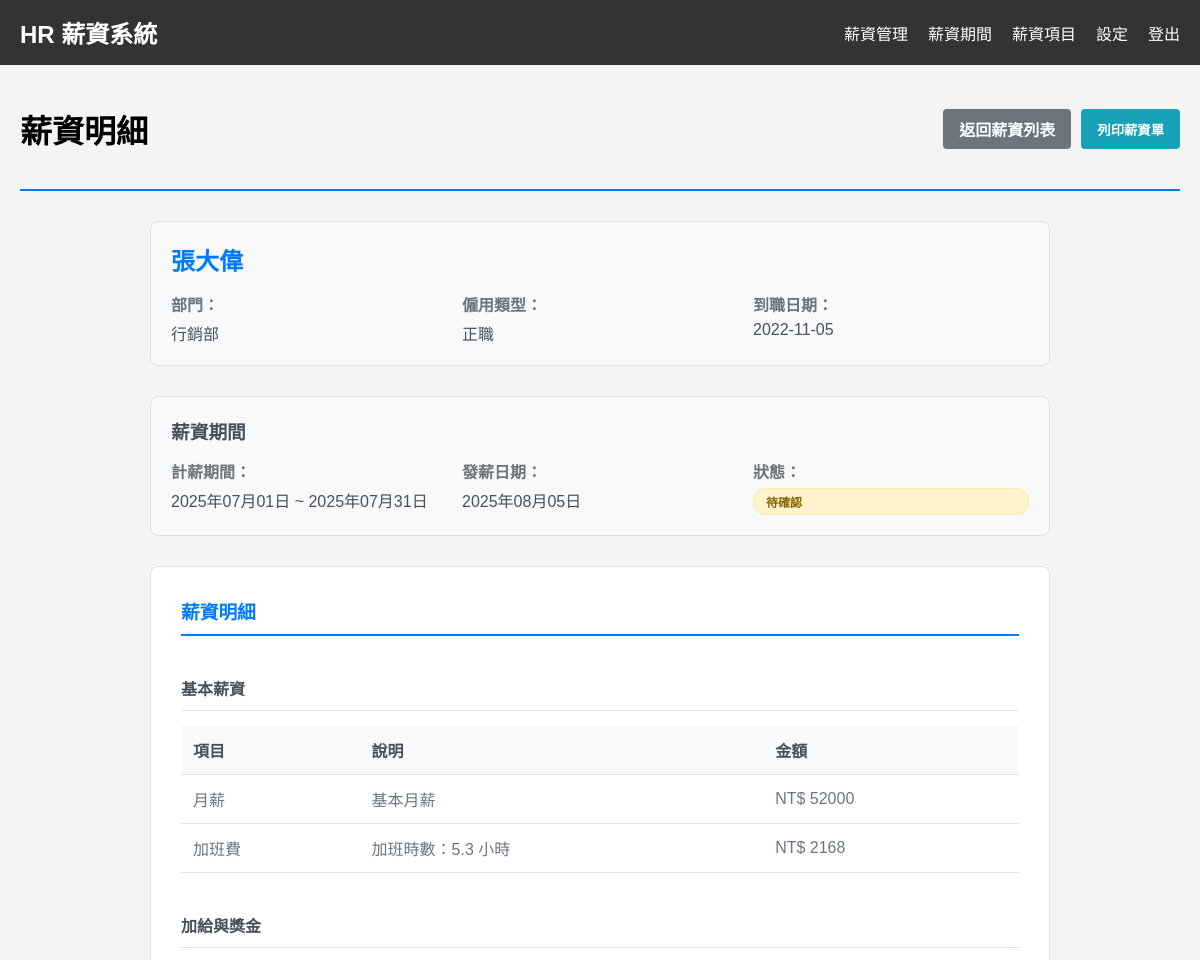
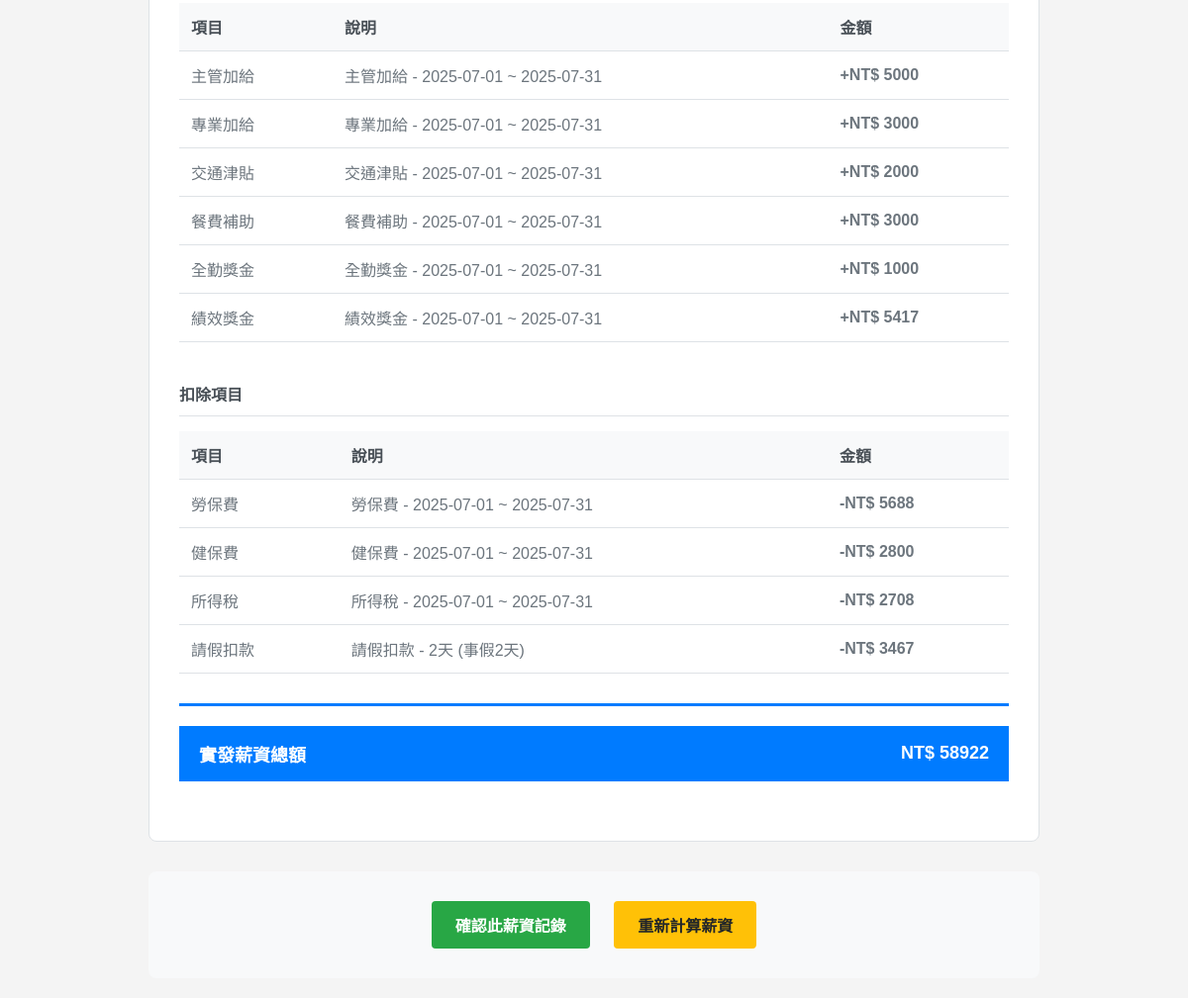
The app's page /salary/2/ (signed in) with its own data (2 pictures, top to bottom).
### employee/models.py (models this page shows, shortened)
class Salary(models.Model):
    employee = models.ForeignKey(
        Employee,
        on_delete=models.CASCADE,
        verbose_name='員工'
    )
    period = models.ForeignKey(
        PayrollPeriod,
        on_delete=models.CASCADE,
        verbose_name='薪資期間'
    )
    base_amount = models.DecimalField(
        max_digits=10,
        decimal_places=2,
        verbose_name='基本薪資/時薪總額'
    )
    overtime_hours = models.DecimalField(
        max_digits=5,
        decimal_places=1,
        default=0,
        verbose_name='加班時數'
    )
    overtime_amount = models.DecimalField(
        max_digits=10,
        decimal_places=2,
        default=0,
        verbose_name='加班費'
    )
    working_hours = models.DecimalField(
        max_digits=5,
        decimal_places=1,
        default=0,
        verbose_name='工作時數',
        help_text='兼職人員使用'
    )
    is_confirmed = models.BooleanField(default=False, verbose_name='已確認')
    @property
    def total_salary(self):
        salary_items = self.salarydetail_set.all()
        total = self.base_amount + self.overtime_amount
        for item in salary_items:
            if item.item.item_type in ['ALLOWANCE', 'BONUS']:
                total += item.amount
            else:
                total -= item.amount
        return total
    class Meta:
        verbose_name = '薪資紀錄'
        verbose_name_plural = '薪資紀錄'
        unique_together = ['employee', 'period']

class Employee(models.Model):
    EMPLOYMENT_TYPE_CHOICES = [
        ('FT', '正職'),
        ('PT', '兼職'),
    ]
    employee_id = models.CharField(max_length=50, unique=True, verbose_name='員工編號', null=True, blank=True)
    name = models.CharField(max_length=100, verbose_name='姓名')
    email = models.EmailField(verbose_name='電子郵件', null=True, blank=True) # 修改為可選
    phone = models.CharField(max_length=20, verbose_name='電話', null=True, blank=True) # 修改為可選
    department = models.ForeignKey(Department, on_delete=models.CASCADE, verbose_name='部門', null=True, blank=True) # 修改為可選
    hire_date = models.DateField(verbose_name='到職日期', null=True, blank=True) # 修改為可選
    employment_type = models.CharField(
        max_length=2,
        choices=EMPLOYMENT_TYPE_CHOICES,
        default='FT',
        verbose_name='僱用類型'
    )
    hourly_rate = models.DecimalField(
        max_digits=10,
        decimal_places=2,
        null=True,
        blank=True,
        verbose_name='時薪',
        help_text='僅適用於兼職員工'
    )
    base_salary = models.DecimalField(
        max_digits=10,
        decimal_places=2,
        null=True,
        blank=True,
        verbose_name='基本薪資',
        help_text='僅適用於正職員工'
    )
    active = models.BooleanField(default=True, verbose_name='在職狀態')
    class Meta:
        verbose_name = '員工'
        verbose_name_plural = '員工'

class Department(models.Model):
    name = models.CharField(max_length=100)
    class Meta:
        verbose_name = '部門'
        verbose_name_plural = '部門'

class PayrollPeriod(models.Model):
    start_date = models.DateField(verbose_name='起始日期')
    end_date = models.DateField(verbose_name='結束日期')
    pay_date = models.DateField(verbose_name='發薪日')
    is_processed = models.BooleanField(default=False, verbose_name='已處理')
    processed_date = models.DateTimeField(null=True, blank=True, verbose_name='處理日期')
    class Meta:
        verbose_name = '薪資期間'
        verbose_name_plural = '薪資期間'

class SalaryDetail(models.Model):
    salary = models.ForeignKey(
        Salary,
        on_delete=models.CASCADE,
        verbose_name='薪資紀錄'
    )
    item = models.ForeignKey(
        'SalaryItem',
        on_delete=models.PROTECT,
        verbose_name='薪資項目'
    )
    amount = models.DecimalField(
        max_digits=10,
        decimal_places=2,
        verbose_name='金額'
    )
    description = models.CharField(
        max_length=255,
        blank=True,
        verbose_name='說明'
    )
    class Meta:
        verbose_name = '薪資明細'
        verbose_name_plural = '薪資明細'

class SalaryItem(models.Model):
    ITEM_TYPE_CHOICES = [
        ('ALLOWANCE', '加給'),
        ('DEDUCTION', '扣除'),
        ('BONUS', '獎金'),
    ]
    name = models.CharField(max_length=100, verbose_name='項目名稱')
    item_type = models.CharField(
        max_length=10,
        choices=ITEM_TYPE_CHOICES,
        verbose_name='項目類型'
    )
    amount = models.DecimalField(
        max_digits=10,
        decimal_places=2,
        null=True,
        blank=True,
        verbose_name='固定金額'
    )
    percentage = models.DecimalField(
        max_digits=5,
        decimal_places=2,
        null=True,
        blank=True,
        verbose_name='百分比',
        help_text='如果是百分比計算，請填入百分比數值'
    )
    is_fixed = models.BooleanField(default=True, verbose_name='固定項目')
    apply_to_parttime = models.BooleanField(
        default=False,
        verbose_name='適用兼職',
        help_text='此項目是否適用於兼職人員'
    )
    description = models.TextField(blank=True, verbose_name='說明')
    class Meta:
        verbose_name = '薪資項目'
        verbose_name_plural = '薪資項目'

### employee/salary_views.py (the view)
# urls.py: path('salary/<int:pk>/', salary_views.SalaryDetailView.as_view(), name='salary_detail'),
class SalaryDetailView(LoginRequiredMixin, UserPassesTestMixin, DetailView):
    model = Salary
    template_name = 'employee/salary_detail.html'
    context_object_name = 'salary'
    def test_func(self):
        return self.request.user.is_staff
    def get_context_data(self, **kwargs):
        context = super().get_context_data(**kwargs)
        salary = self.get_object()
        context['salary_details'] = salary.salarydetail_set.select_related('item').all()
        return context

### employee/context_processors.py (called while the page is built)
def employee_context(request):
    employee_id = request.session.get('employee_id')
    employee = None
    if employee_id:
        try:
            employee = Employee.objects.get(pk=employee_id)
        except Employee.DoesNotExist:
            pass
    return {'current_employee': employee}

### employee/templates/employee/salary_detail.html (shortened to what this page needs)
{% extends "employee/base.html" %}
{% block content %}
<div class="container">
    <div class="page-header">
        <h1>薪資明細</h1>
        <div class="header-actions">
            <a href="{% url 'salary_list' %}" class="btn btn-secondary">返回薪資列表</a>
            <button id="printBtn" class="btn btn-info">列印薪資單</button>
        </div>
    </div>
    <div class="salary-detail-container">
        <div class="employee-summary">
            <div class="employee-card">
                <h2>{{ salary.employee.name }}</h2>
                <div class="employee-info">
                    <div class="info-item">
                        <label>部門：</label>
                        <span>{{ salary.employee.department.name }}</span>
                    </div>
                    <div class="info-item">
                        <label>僱用類型：</label>
                        <span>{{ salary.employee.get_employment_type_display }}</span>
                    </div>
                    <div class="info-item">
                        <label>到職日期：</label>
                        <span>{{ salary.employee.hire_date|date:"Y-m-d" }}</span>
                    </div>
                </div>
            </div>
        </div>
        <div class="period-summary">
            <div class="period-card">
                <h3>薪資期間</h3>
                <div class="period-info">
                    <div class="info-item">
                        <label>計薪期間：</label>
                        <span>{{ salary.period.start_date|date:"Y年m月d日" }} ~ {{ salary.period.end_date|date:"Y年m月d日" }}</span>
                    </div>
                    <div class="info-item">
                        <label>發薪日期：</label>
                        <span>{{ salary.period.pay_date|date:"Y年m月d日" }}</span>
                    </div>
                    <div class="info-item">
                        <label>狀態：</label>
                        <span class="status-badge {% if salary.is_confirmed %}confirmed{% else %}pending{% endif %}">
                            {% if salary.is_confirmed %}已確認{% else %}待確認{% endif %}
                        </span>
                    </div>
                </div>
            </div>
        </div>
        <div class="salary-breakdown">
            <h3>薪資明細</h3>
            <div class="salary-section">
                <h4>基本薪資</h4>
                <table class="detail-table">
                    <thead>
                        <tr>
                            <th>項目</th>
                            <th>說明</th>
                            <th class="text-right">金額</th>
                        </tr>
                    </thead>
                    <tbody>
                        <tr>
                            <td>{% if salary.employee.employment_type == 'FT' %}月薪{% else %}時薪總額{% endif %}</td>
                            <td>
                                {% if salary.employee.employment_type == 'FT' %}
                                    基本月薪
                                {% else %}
                                    工作時數：{{ salary.working_hours|floatformat:1 }} 小時
                                {% endif %}
                            </td>
                            <td class="text-right">NT$ {{ salary.base_amount|floatformat:0 }}</td>
                        </tr>
                        {% if salary.overtime_hours > 0 %}
                        <tr>
                            <td>加班費</td>
                            <td>加班時數：{{ salary.overtime_hours|floatformat:1 }} 小時</td>
                            <td class="text-right">NT$ {{ salary.overtime_amount|floatformat:0 }}</td>
                        </tr>
                        {% endif %}
                    </tbody>
                </table>
            </div>
            {% with allowances=salary_details|default_if_none:"" %}
            {% if allowances %}
                <div class="salary-section">
                    <h4>加給與獎金</h4>
                    <table class="detail-table">
                        <thead>
                            <tr>
                                <th>項目</th>
                                <th>說明</th>
                                <th class="text-right">金額</th>
                            </tr>
                        </thead>
                        <tbody>
                            {% for detail in salary_details %}
                                {% if detail.item.item_type == 'ALLOWANCE' or detail.item.item_type == 'BONUS' %}
                                <tr>
                                    <td>{{ detail.item.name }}</td>
                                    <td>{{ detail.description|default:detail.item.description }}</td>
                                    <td class="text-right amount-positive">+NT$ {{ detail.amount|floatformat:0 }}</td>
                                </tr>
                                {% endif %}
                            {% endfor %}
                        </tbody>
                    </table>
                </div>
            {% endif %}
            {% endwith %}
            {% with deductions=salary_details|default_if_none:"" %}
            {% if deductions %}
                <div class="salary-section">
                    <h4>扣除項目</h4>
                    <table class="detail-table">
                        <thead>
                            <tr>
                                <th>項目</th>
                                <th>說明</th>
                                <th class="text-right">金額</th>
                            </tr>
                        </thead>
                        <tbody>
                            {% for detail in salary_details %}
                                {% if detail.item.item_type == 'DEDUCTION' %}
                                <tr>
                                    <td>{{ detail.item.name }}</td>
                                    <td>{{ detail.description|default:detail.item.description }}</td>
                                    <td class="text-right amount-negative">-NT$ {{ detail.amount|floatformat:0 }}</td>
                                </tr>
                                {% endif %}
                            {% endfor %}
                        </tbody>
                    </table>
                </div>
            {% endif %}
            {% endwith %}
            <div class="salary-section total-section">
                <table class="total-table">
                    <tr class="total-row">
                        <td class="total-label"><strong>實發薪資總額</strong></td>
                        <td class="total-amount"><strong>NT$ {{ salary.total_salary|floatformat:0 }}</strong></td>
                    </tr>
                </table>
            </div>
        </div>
        {% if not salary.is_confirmed %}
        <div class="action-section">
            <button id="confirmSalaryBtn" class="btn btn-success" data-salary-id="{{ salary.id }}">
                確認此薪資記錄
            </button>
            <button id="recalculateBtn" class="btn btn-warning" data-salary-id="{{ salary.id }}">
                重新計算薪資
            </button>
        </div>
        {% endif %}
    </div>
</div>
{% endblock %}

### employee/templates/employee/base.html (style rules this page uses)
body { font-family: Arial, sans-serif; margin: 0; padding: 0; background-color: #f4f4f4; }
.container { padding: 20px; }

### employee/templates/employee/salary_detail.html (style rules this page uses)
.page-header { display: flex; justify-content: space-between; align-items: center; margin-bottom: 30px; padding-bottom: 15px; border-bottom: 2px solid #007bff; }
.header-actions { display: flex; gap: 10px; }
.salary-detail-container { max-width: 900px; margin: 0 auto; }
.employee-summary, .period-summary { margin-bottom: 30px; }
.employee-card, .period-card { background: #f8f9fa; border: 1px solid #dee2e6; border-radius: 8px; padding: 20px; }
.employee-card h2 { margin: 0 0 15px 0; color: #007bff; }
.period-card h3 { margin: 0 0 15px 0; color: #495057; }
.employee-info, .period-info { display: grid; grid-template-columns: repeat(auto-fit, minmax(200px, 1fr)); gap: 15px; }
.info-item { display: flex; flex-direction: column; }
.info-item label { font-weight: bold; color: #6c757d; margin-bottom: 5px; }
.info-item span { color: #495057; }
.status-badge { padding: 4px 12px; border-radius: 12px; font-size: 12px; font-weight: bold; text-transform: uppercase; }
.status-badge.pending { background-color: #fff3cd; color: #856404; border: 1px solid #ffeaa7; }
.salary-breakdown { background: white; border: 1px solid #dee2e6; border-radius: 8px; padding: 30px; margin-bottom: 30px; }
.salary-breakdown h3 { margin: 0 0 30px 0; color: #007bff; border-bottom: 2px solid #007bff; padding-bottom: 10px; }
.salary-section { margin-bottom: 30px; }
.salary-section h4 { margin: 0 0 15px 0; color: #495057; padding: 10px 0; border-bottom: 1px solid #dee2e6; }
.detail-table { width: 100%; border-collapse: collapse; margin-bottom: 20px; }
.detail-table th, .detail-table td { padding: 12px; text-align: left; border-bottom: 1px solid #dee2e6; }
.detail-table th { background-color: #f8f9fa; font-weight: bold; color: #495057; }
.detail-table td { color: #6c757d; }
.text-right { text-align: right; }
.amount-positive { color: #28a745; font-weight: bold; }
.amount-negative { color: #dc3545; font-weight: bold; }
.total-section { border-top: 3px solid #007bff; padding-top: 20px; margin-top: 30px; }
.total-table { width: 100%; border-collapse: collapse; }
.total-row { background-color: #007bff; color: white; }
.total-label, .total-amount { padding: 15px 20px; font-size: 18px; }
.total-amount { text-align: right; }
.action-section { text-align: center; padding: 30px; background: #f8f9fa; border-radius: 8px; margin-top: 30px; }
.action-section .btn { margin: 0 10px; padding: 12px 24px; font-size: 16px; }
.btn { padding: 8px 16px; border: none; border-radius: 4px; cursor: pointer; text-decoration: none; display: inline-block; text-align: center; font-weight: bold; transition: all 0.3s ease; }
.btn-secondary { background-color: #6c757d; color: white; }
.btn-info { background-color: #17a2b8; color: white; }
.btn-success { background-color: #28a745; color: white; }
.btn-warning { background-color: #ffc107; color: #212529; }

### records on screen
Salary: employee.name "張大偉", employee.department.name "行銷部", employee.employment_type "正職", employee.hire_date "2022-11-05", period.start_date "2025年07月01日", period.end_date "2025年07月31日", period.pay_date "2025年08月05日", base_amount "52000", overtime_hours "5.3", overtime_amount "2168", total_salary "58922"
SalaryDetail: item.name "主管加給", description "主管加給 - 2025-07-01 ~ 2025-07-31", amount "5000"
SalaryDetail: item.name "專業加給", description "專業加給 - 2025-07-01 ~ 2025-07-31", amount "3000"
SalaryDetail: item.name "交通津貼", description "交通津貼 - 2025-07-01 ~ 2025-07-31", amount "2000"
SalaryDetail: item.name "餐費補助", description "餐費補助 - 2025-07-01 ~ 2025-07-31", amount "3000"
SalaryDetail: item.name "全勤獎金", description "全勤獎金 - 2025-07-01 ~ 2025-07-31", amount "1000"
SalaryDetail: item.name "績效獎金", description "績效獎金 - 2025-07-01 ~ 2025-07-31", amount "5417"
SalaryDetail: item.name "勞保費", description "勞保費 - 2025-07-01 ~ 2025-07-31", amount "5688"
SalaryDetail: item.name "健保費", description "健保費 - 2025-07-01 ~ 2025-07-31", amount "2800"
SalaryDetail: item.name "所得稅", description "所得稅 - 2025-07-01 ~ 2025-07-31", amount "2708"
SalaryDetail: item.name "請假扣款", description "請假扣款 - 2天 (事假2天)", amount "3467"
